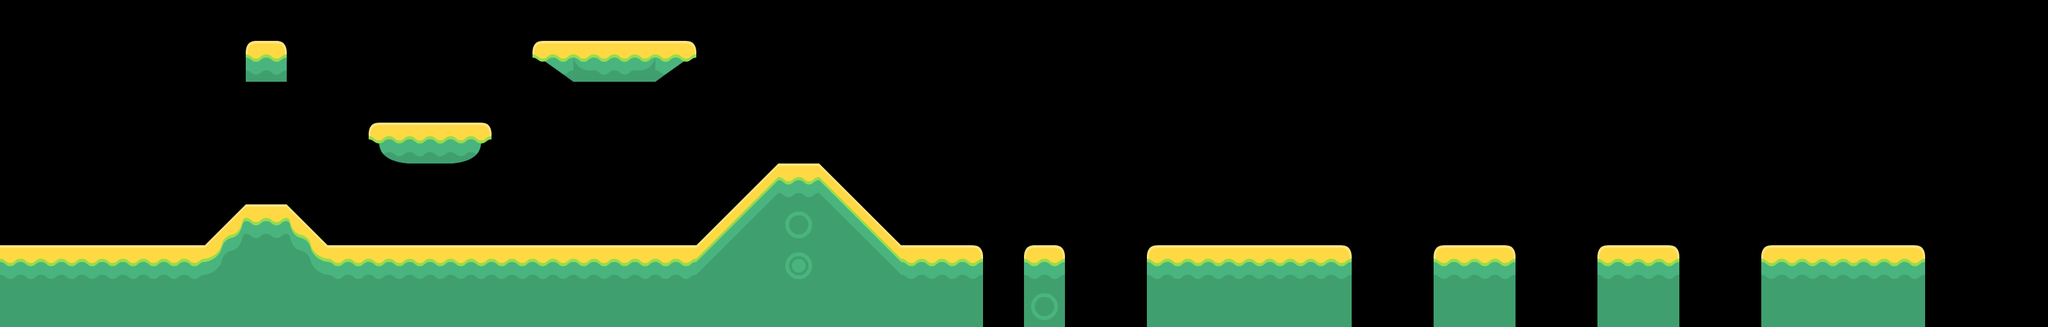

This is a level from a 2D game, rendered from its Tiled map with the project's own tilesets. A one-line summary and the complete map file follow:
An orthogonal 50x8 tile map with 64x64 px tiles, 1 tile layer (Ground).

<map version="1.5" tiledversion="1.7.1" orientation="orthogonal" renderorder="right-down" width="50" height="8" tilewidth="64" tileheight="64" infinite="0" nextlayerid="2" nextobjectid="1">
 <tileset firstgid="1" name="base64" tilewidth="64" tileheight="64" tilecount="24" columns="4">
  <image source="yellow64x64.png" width="256" height="384" />
 </tileset>
 <layer id="1" name="Ground" width="50" height="8">
  <data encoding="csv">
0,0,0,0,0,0,0,0,0,0,0,0,0,0,0,0,0,0,0,0,0,0,0,0,0,0,0,0,0,0,0,0,0,0,0,0,0,0,0,0,0,0,0,0,0,0,0,0,0,0,
0,0,0,0,0,0,5,0,0,0,0,0,0,23,21,22,7,0,0,0,0,0,0,0,0,0,0,0,0,0,0,0,0,0,0,0,0,0,0,0,0,0,0,0,0,0,0,0,0,0,
0,0,0,0,0,0,0,0,0,0,0,0,0,0,0,0,0,0,0,0,0,0,0,0,0,0,0,0,0,0,0,0,0,0,0,0,0,0,0,0,0,0,0,0,0,0,0,0,0,0,
0,0,0,0,0,0,0,0,0,14,2,15,0,0,0,0,0,0,0,0,0,0,0,0,0,0,0,0,0,0,0,0,0,0,0,0,0,0,0,0,0,0,0,0,0,0,0,0,0,0,
0,0,0,0,0,0,0,0,0,0,0,0,0,0,0,0,0,0,10,2,11,0,0,0,0,0,0,0,0,0,0,0,0,0,0,0,0,0,0,0,0,0,0,0,0,0,0,0,0,0,
0,0,0,0,0,8,2,9,0,0,0,0,0,0,0,0,0,10,19,6,20,11,0,0,0,0,0,0,0,0,0,0,0,0,0,0,0,0,0,0,0,0,0,0,0,0,0,0,0,0,
2,2,2,2,2,17,1,18,2,2,2,2,2,2,2,2,2,19,1,16,1,20,2,4,0,5,0,0,3,2,2,2,4,0,0,3,4,0,0,3,4,0,0,3,2,2,4,0,0,0,
1,1,1,1,1,1,1,1,1,1,1,1,1,1,1,1,1,1,1,1,1,1,1,1,0,6,0,0,1,1,1,1,1,0,0,1,1,0,0,1,1,0,0,1,1,1,1,0,0,0
</data>
 </layer>
</map>